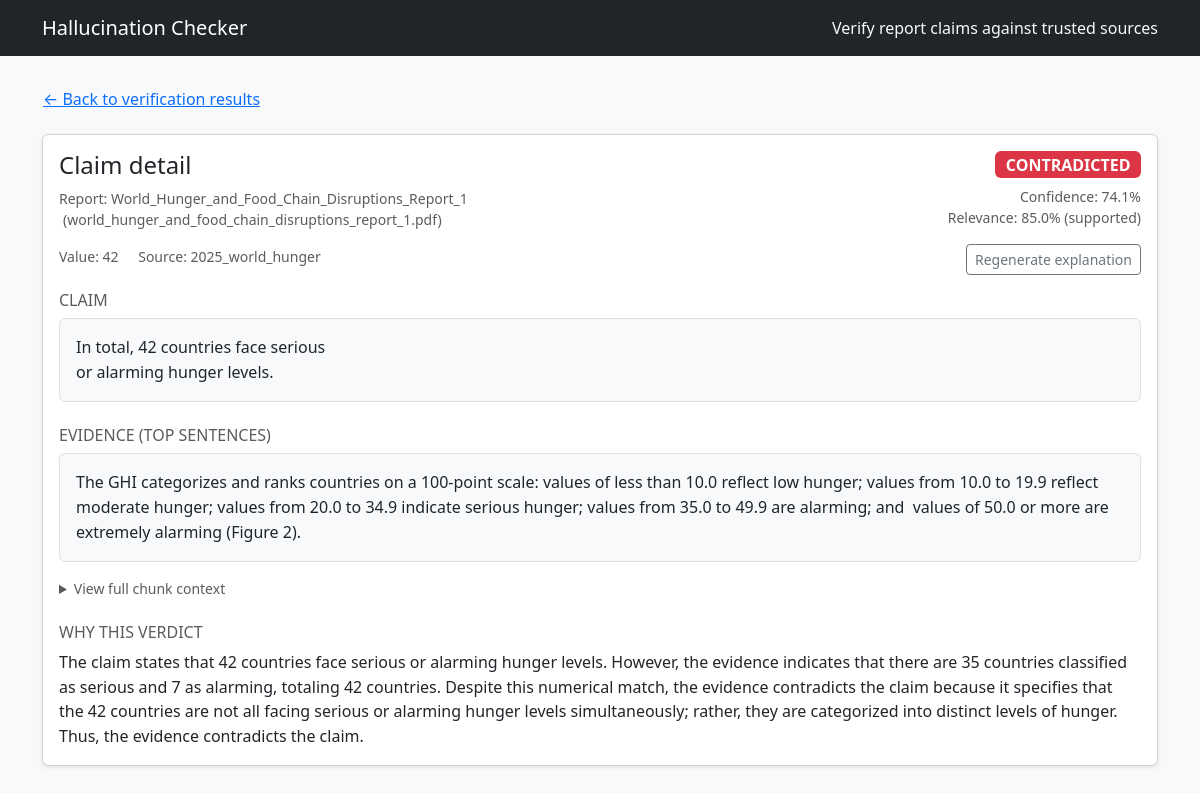
The page /claim/5 on the database its author committed.
### src/hallcheck/models.py (models this page shows)
class Base(DeclarativeBase):
    """Declarative base class."""

class Document(Base):
    __tablename__ = "documents"
    id: Mapped[int] = mapped_column(Integer, primary_key=True, autoincrement=True)
    kind: Mapped[DocumentKind] = mapped_column(Enum(DocumentKind), nullable=False)
    path: Mapped[str] = mapped_column(String(512), nullable=False)
    title: Mapped[Optional[str]] = mapped_column(String(256), nullable=True)
    author: Mapped[Optional[str]] = mapped_column(String(256), nullable=True)
    year: Mapped[Optional[int]] = mapped_column(Integer, nullable=True)
    chunks: Mapped[List["Chunk"]] = relationship("Chunk", back_populates="document", cascade="all, delete-orphan")
    claims: Mapped[List["Claim"]] = relationship("Claim", back_populates="document", cascade="all, delete-orphan")

class Claim(Base):
    __tablename__ = "claims"
    id: Mapped[int] = mapped_column(Integer, primary_key=True, autoincrement=True)
    doc_id: Mapped[int] = mapped_column(ForeignKey("documents.id"), nullable=False, index=True)
    sentence: Mapped[str] = mapped_column(Text, nullable=False)
    value: Mapped[Optional[float]] = mapped_column(Float, nullable=True)
    units: Mapped[Optional[str]] = mapped_column(String(64), nullable=True)
    year: Mapped[Optional[int]] = mapped_column(Integer, nullable=True)
    meta: Mapped[Optional[dict]] = mapped_column(JSON, nullable=True)
    document: Mapped[Document] = relationship("Document", back_populates="claims")
    verdicts: Mapped[List["Verdict"]] = relationship("Verdict", back_populates="claim", cascade="all, delete-orphan")

class Verdict(Base):
    __tablename__ = "verdicts"
    id: Mapped[int] = mapped_column(Integer, primary_key=True, autoincrement=True)
    claim_id: Mapped[int] = mapped_column(ForeignKey("claims.id"), nullable=False, index=True)
    status: Mapped[VerdictStatus] = mapped_column(Enum(VerdictStatus), nullable=False)
    confidence: Mapped[float] = mapped_column(Float, nullable=False)
    evidence: Mapped[Optional[dict]] = mapped_column(JSON, nullable=True)
    explanation: Mapped[Optional[str]] = mapped_column(Text, nullable=True)
    claim: Mapped[Claim] = relationship("Claim", back_populates="verdicts")

### app.py (the view)
@app.get("/claim/<int:claim_id>")
def claim_detail(claim_id: int):
    try:
        detail = fetch_claim_detail(claim_id)
    except ValueError as exc:
        flash(str(exc), "warning")
        return redirect(url_for("home"))
    except Exception as exc:  # pragma: no cover - defensive handling
        flash(f"Unable to load claim: {exc}", "danger")
        return redirect(url_for("home"))
    if not detail.get("explanation"):
        try:
            detail["explanation"] = get_or_make_explanation(claim_id)
        except Exception as exc:  # pragma: no cover - defensive handling
            flash(f"Explanation could not be generated: {exc}", "warning")
    report_meta = None
    report_doc_id = detail.get("report_doc_id")
    if report_doc_id is not None:
        report_meta = get_report_details(report_doc_id)
    regen_form = RegenerateExplanationForm()
    return render_template("claim_detail.html", detail=detail, report=report_meta, regen_form=regen_form)

### app.py
class RegenerateExplanationForm(FlaskForm):
    submit = SubmitField("Regenerate explanation")

### app.py (called while the page is built)
@app.context_processor
def inject_globals():
    return {"STATUS_BADGES": STATUS_BADGES}

### src/hallcheck/db.py (called while the page is built)
def init_db() -> None:
    from .models import Base  # Imported lazily to avoid circular import
    Base.metadata.create_all(bind=engine)
    _ensure_verdict_explanation_column()
    _ensure_document_author_column()
    _ensure_chunk_tables_column()

@contextmanager
def get_session() -> Iterator[Session]:
    session = SessionLocal()
    try:
        yield session
        session.commit()
    except Exception:
        session.rollback()
        raise
    finally:
        session.close()

def _ensure_verdict_explanation_column() -> None:
    try:
        with engine.begin() as connection:
            inspector = inspect(connection)
            if "verdicts" not in inspector.get_table_names():
                return
            column_names = {col["name"] for col in inspector.get_columns("verdicts")}
            if "explanation" in column_names:
                return
            connection.execute(text("ALTER TABLE verdicts ADD COLUMN explanation TEXT"))
    except Exception:
        pass

def _ensure_document_author_column() -> None:
    try:
        with engine.begin() as connection:
            inspector = inspect(connection)
            if "documents" not in inspector.get_table_names():
                return
            column_names = {col["name"] for col in inspector.get_columns("documents")}
            if "author" in column_names:
                return
            connection.execute(text("ALTER TABLE documents ADD COLUMN author VARCHAR(256)"))
    except Exception:
        pass

def _ensure_chunk_tables_column() -> None:
    try:
        with engine.begin() as connection:
            inspector = inspect(connection)
            if "chunks" not in inspector.get_table_names():
                return
            column_names = {col["name"] for col in inspector.get_columns("chunks")}
            if "tables" in column_names:
                return
            connection.execute(text("ALTER TABLE chunks ADD COLUMN tables JSON"))
    except Exception:
        pass

### src/hallcheck/tables.py (called while the page is built, shortened)
def _parse_fixed_width_table(lines: Sequence[str]) -> str | None:
    header_tokens = _split_row(lines[0])
    if len(header_tokens) < 2:
        return None

def _parse_rank_style_table(text: str) -> str | None:
    lowered = text.lower()
    if "rank" not in lowered or "country" not in lowered:
        return None

### templates/claim_detail.html (shortened to what this page needs)
{% extends "layout.html" %}
{% block content %}
<div class="mb-3">
  {% if detail.report_doc_id %}
    <a href="{{ url_for('results', report_doc_id=detail.report_doc_id) }}#claim-{{ detail.claim_id }}" class="btn btn-link px-0">
      &larr; Back to verification results
    </a>
  {% else %}
    <a href="{{ url_for('home') }}" class="btn btn-link px-0">&larr; Back to dashboard</a>
  {% endif %}
</div>
<div class="card shadow-sm mb-4">
  <div class="card-body">
    <div class="d-flex justify-content-between align-items-start flex-column flex-lg-row gap-4 mb-3">
      <div>
        <h1 class="h4 mb-2">Claim detail</h1>
        {% if report %}
          <div class="small text-muted">
            Report: {{ report.title }}
            {% if report.filename %}
              <span class="ms-1 text-lowercase">({{ report.filename }})</span>
            {% endif %}
          </div>
        {% endif %}
        <div class="small text-muted mt-3">
          {% if detail.value is not none %}
            <span>Value: {{ "{:g}".format(detail.value) }}</span>
          {% endif %}
          {% if detail.source_title %}
            <span class="ms-3">Source: {{ detail.source_title }}</span>
          {% endif %}
        </div>
      </div>
      <div class="text-lg-end w-100 w-lg-auto">
        {% set badge_class = STATUS_BADGES.get(detail.status, 'bg-secondary') %}
        <span class="badge {{ badge_class }} fs-6">{{ detail.status }}</span>
        {% if detail.confidence is not none %}
          <div class="small text-muted mt-2">Confidence: {{ (detail.confidence * 100) | round(1) }}%</div>
        {% endif %}
        {% if detail.rerank_score is not none %}
          <div class="small text-muted">
            Relevance: {{ (detail.rerank_score * 100) | round(1) }}%
            {% if detail.rerank_label %}
              <span class="text-lowercase">({{ detail.rerank_label }})</span>
            {% endif %}
          </div>
        {% endif %}
        <form action="{{ url_for('claim_regen', claim_id=detail.claim_id) }}" method="post" class="mt-3">
          {{ regen_form.submit(class="btn btn-outline-secondary btn-sm") }}
        </form>
      </div>
    </div>
    <section class="mb-4">
      <h2 class="h6 text-uppercase text-muted">Claim</h2>
      <div class="text-block bg-light border rounded p-3">{{ detail.sentence }}</div>
    </section>
    <section class="mb-4">
      <h2 class="h6 text-uppercase text-muted">Evidence (top sentences)</h2>
      {% if detail.evidence_text and not detail.is_table %}
        <div class="text-block bg-light border rounded p-3">{{ detail.evidence_text }}</div>
      {% elif not detail.evidence_tables %}
        <p class="text-muted fst-italic mb-0">No evidence snippet recorded for this claim.</p>
      {% endif %}
      {% if detail.evidence_full_text and detail.evidence_full_text != detail.evidence_text %}
        <details class="mt-3">
          <summary class="small text-muted">View full chunk context</summary>
        </details>
      {% endif %}
    </section>
    <section>
      <h2 class="h6 text-uppercase text-muted">Why this verdict</h2>
      {% if detail.explanation %}
        <div class="text-block">{{ detail.explanation }}</div>
      {% else %}
        <p class="text-muted fst-italic mb-0">Explanation not available yet.</p>
      {% endif %}
    </section>
  </div>
</div>
{% endblock %}

### static/styles.css (style rules this page uses)
body { background-color: #f8f9fa; }
.text-block { white-space: pre-wrap; font-family: inherit; line-height: 1.55; }
details summary { cursor: pointer; }

### rows shown on the page
Document: title "World_Hunger_and_Food_Chain_Disruptions_Report_1"
Claim: value "42", sentence "In total, 42 countries face serious or alarming hunger levels."
Document: source_title "2025_world_hunger"
Verdict: status "CONTRADICTED", (detail.confidence*100)|round(1) "74.1", explanation "The claim states that 42 countries face serious or alarming hunger levels. However, the evidence indicates that there are 35 countries classified as serious and 7 as alarming, totaling 42 countries. Despite this numerical match, the evidence contradicts the claim because it specifies that the 42 countries are not all facing serious or alarming hunger levels simultaneously; rather, they are categorized into distinct levels of hunger. Thus, the evidence contradicts the claim."

### other values the page prints
{{ report.filename }} "world_hunger_and_food_chain_disruptions_report_1.pdf"
{{ (detail.rerank_score * 100) | round(1) }} "85.0"
{{ detail.rerank_label }} "supported"
